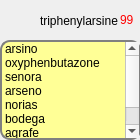
<ui version="4.0" >
 <class>playerInfoForm</class>
 <widget class="QWidget" name="playerInfoForm" >
  <property name="geometry" >
   <rect>
    <x>0</x>
    <y>0</y>
    <width>140</width>
    <height>140</height>
   </rect>
  </property>
  <property name="windowTitle" >
   <string>Form</string>
  </property>
  <widget class="avatarLabel" name="labelAvatar" >
   <property name="geometry" >
    <rect>
     <x>0</x>
     <y>0</y>
     <width>40</width>
     <height>40</height>
    </rect>
   </property>
   <property name="text" >
    <string/>
   </property>
   <property name="pixmap" >
    <pixmap resource="../client.qrc" >:/images/face32.png</pixmap>
   </property>
  </widget>
  <widget class="QListWidget" name="listWidgetAnswers" >
   <property name="geometry" >
    <rect>
     <x>0</x>
     <y>40</y>
     <width>141</width>
     <height>100</height>
    </rect>
   </property>
   <property name="focusPolicy" >
    <enum>Qt::NoFocus</enum>
   </property>
   <property name="styleSheet" >
    <string>QListWidget {
     border: 2px solid gray;
     border-radius: 10px;
	background-color: rgb(255, 255, 150);
}</string>
   </property>
   <property name="horizontalScrollBarPolicy" >
    <enum>Qt::ScrollBarAlwaysOff</enum>
   </property>
   <item>
    <property name="text" >
     <string>arsino</string>
    </property>
   </item>
   <item>
    <property name="text" >
     <string>oxyphenbutazone</string>
    </property>
   </item>
   <item>
    <property name="text" >
     <string>senora</string>
    </property>
   </item>
   <item>
    <property name="text" >
     <string>arseno</string>
    </property>
   </item>
   <item>
    <property name="text" >
     <string>norias</string>
    </property>
   </item>
   <item>
    <property name="text" >
     <string>bodega</string>
    </property>
   </item>
   <item>
    <property name="text" >
     <string>agrafe</string>
    </property>
   </item>
   <item>
    <property name="text" >
     <string>dagoba</string>
    </property>
   </item>
  </widget>
  <widget class="QLabel" name="labelUsername" >
   <property name="geometry" >
    <rect>
     <x>40</x>
     <y>10</y>
     <width>80</width>
     <height>21</height>
    </rect>
   </property>
   <property name="text" >
    <string>triphenylarsine</string>
   </property>
  </widget>
  <widget class="QLabel" name="labelAddInfo" >
   <property name="geometry" >
    <rect>
     <x>120</x>
     <y>10</y>
     <width>20</width>
     <height>20</height>
    </rect>
   </property>
   <property name="text" >
    <string>&lt;font color=red>99&lt;/font></string>
   </property>
  </widget>
 </widget>
 <customwidgets>
  <customwidget>
   <class>avatarLabel</class>
   <extends>QLabel</extends>
   <header>avatarLabel.h</header>
  </customwidget>
 </customwidgets>
 <resources>
  <include location="../client.qrc" />
 </resources>
 <connections/>
</ui>
